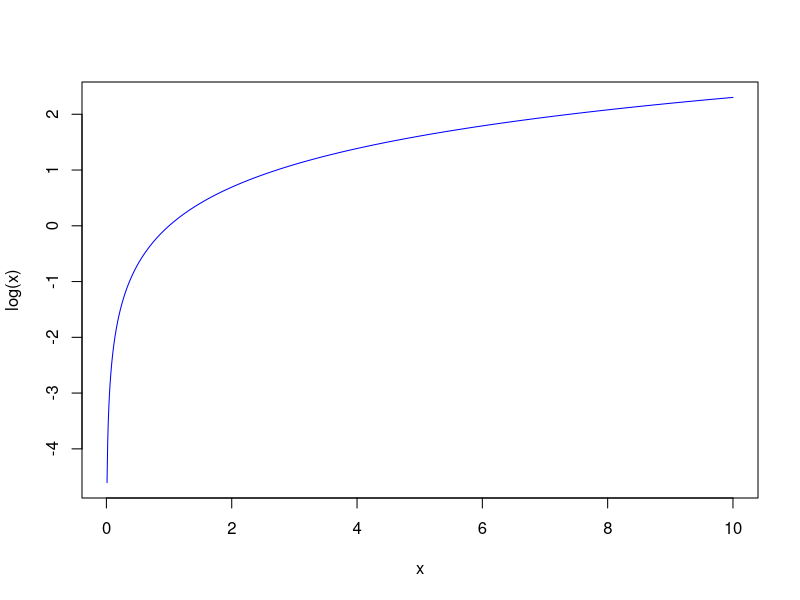
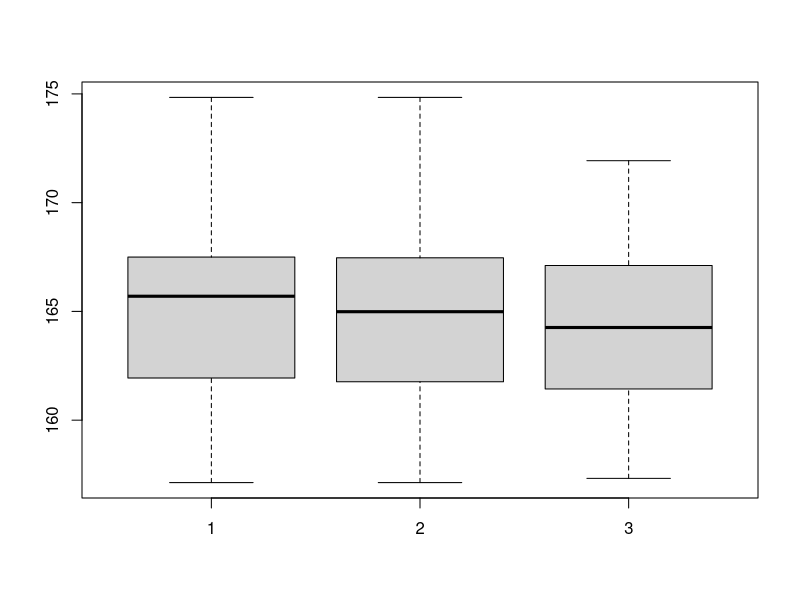

The R script that drew these images, in order:
## ---- chunk 1
knitr::opts_chunk$set(echo = TRUE)
## ---- chunk 2
x <- c(1,2,3)
x
## ---- chunk 3
x <- seq(from=0,to=10,by=0.01)
mean(x)
sd(x)
## ---- chunk 4
x <- seq(from=0.01,to=10,by=0.01)
plot(x,log(x),type='l',col='blue')
## ---- chunk 5
x <- c(1,2,3)
x
class(x)
y <- c(sqrt(2),sqrt(3),sqrt(5))
y
class(y)
z <- c("pepito","juanito","jorgito")
z
class(z)
## ---- chunk 6
x <- rep("pepito",10)
x
y <- rep(c(sqrt(2),sqrt(3)),5)
y
z <- c(rep("f",25),rep("h",75))
z
## ---- chunk 7
x <- seq(from=-10,to=10,by=0.01)
length(x)
## ---- chunk 8
taille <- c(142,NA,189,156,NA,190)
taille 
mean(taille,na="TRUE")
sd(taille,na="TRUE")
is.na(taille)
summary(taille)
## ---- chunk 9
x <- seq(from=100,100,by=2)
x
x[30]
x[30:40]
30:40
1:100
## ---- chunk 10
sexe <- c(rep("f",25),rep("h",75))
sexe
taille <- rnorm(100,165,4)
taille
bd <-data.frame(sexe,taille)
taille.h <- taille[sexe=="h"]
taille.h
taille.f <- taille[sexe=="f"]
taille.f
boxplot(taille.h,taille,taille.f)
mean(taille)
mean(taille.f)
mean(taille.h)
sexe.n <- sexe[taille < 164]
sexe.n
(table(sexe.n)/length(taille))*100
